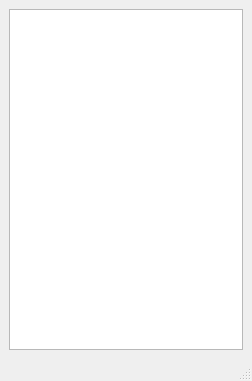
<?xml version="1.0" encoding="UTF-8"?>
<ui version="4.0">
 <class>process_UI</class>
 <widget class="QMainWindow" name="process_UI">
  <property name="geometry">
   <rect>
    <x>0</x>
    <y>0</y>
    <width>252</width>
    <height>381</height>
   </rect>
  </property>
  <property name="windowTitle">
   <string>Processing...</string>
  </property>
  <widget class="QWidget" name="centralwidget">
   <layout class="QVBoxLayout" name="verticalLayout">
    <item>
     <widget class="QListWidget" name="checkup_listWidget"/>
    </item>
   </layout>
  </widget>
  <widget class="QStatusBar" name="statusbar"/>
 </widget>
 <resources/>
 <connections/>
</ui>
